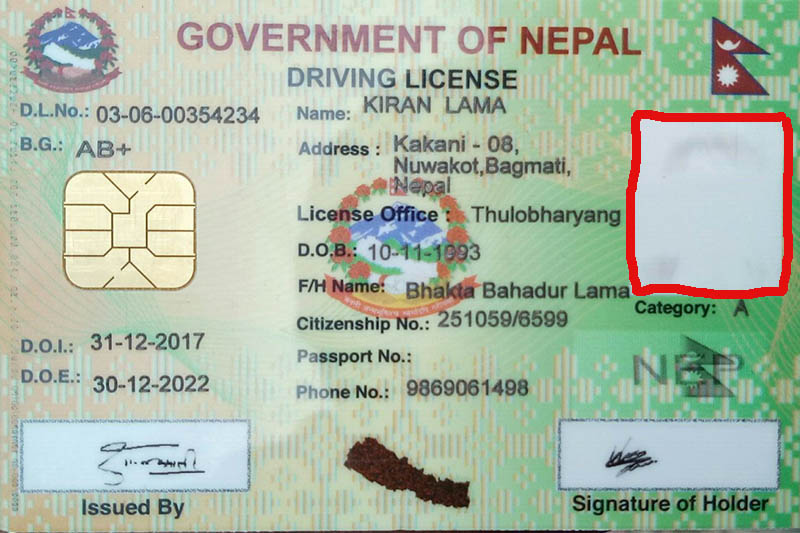
#> input picture taskA-sample-data/main-sample.jpg, 800 x 533 px
$ jupyter execute --allow-errors TaskA.ipynb   (shell and % lines are left out)
#> lines starting #> are read from the running program, lines starting #| are printed output that depends on the picture; after the words box and inside, x2 and y2 are one past the last pixel; in counts of white or black regions, pixels touching at a corner belong together
[cell 1]
#import the required modules


import re
from PIL import Image
import cv2
import pytesseract
from pytesseract import pytesseract, Output
import PIL
from PIL import Image, ImageFilter
from datetime import datetime
from dateutil import parser
import spacy
import numpy as np
import matplotlib.pyplot as plt

## Load the sample image

[cell 2]
#Method to load the input image of the document
#This method only loads the document in image fromat such as jpg, png, jpeg

def load_image(img_path):
#> called with img_path = 'taskA-sample-data/main-sample.jpg'
    image = cv2.imread(img_path)
#> image is the input picture: shape (533, 800, 3); mean B, G, R 166.8, 185.1, 170.6
    return image

## Preprocessing

###  Apply Blur to smooth image

[cell 3]
def apply_smoothing(img):
#     image= Image.fromarray(img.astype('uint8'))
#     new_image = image.filter(ImageFilter.UnsharpMask(radius=100, percent=100))
    new_image = cv2.blur(img, (3,3))
    return new_image

### Convert to Grayscale

[cell 4]
def convert_grayscale(img):
    img = cv2.cvtColor(img,
                   cv2.COLOR_BGR2GRAY)
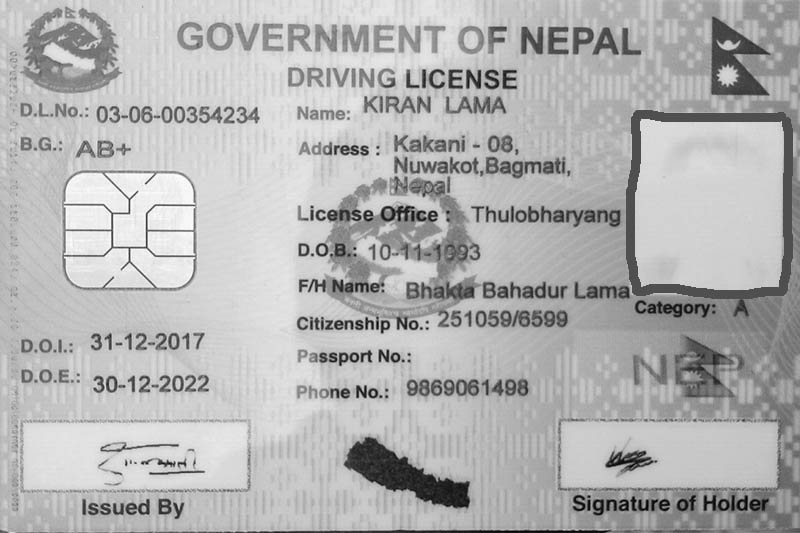
#> img: shape (533, 800); min 1, max 253, mean 178.7
    return img

### Adjust the brightness and contrast

[cell 5]
def adjust_saturation(img):
    alpha = 1.7 # Contrast control (1.0-3.0)
    beta = 10 # Brightness control (0-100)
    img = cv2.convertScaleAbs(img, alpha=alpha, beta=beta)
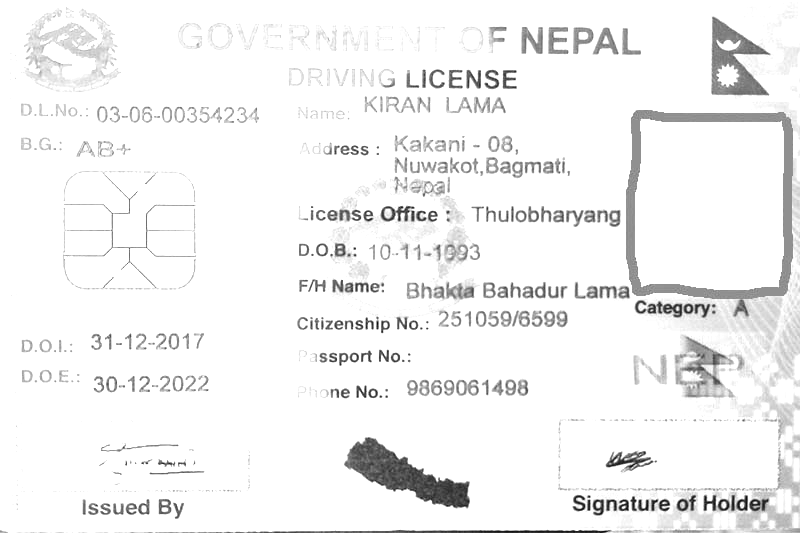
#> img: shape (533, 800); min 12, max 255, mean 242.4
    return img

### Apply Adaptive Threshold on image

[cell 6]
def apply_threshold(img):
    img = cv2.adaptiveThreshold(img,255,
          cv2.ADAPTIVE_THRESH_MEAN_C,\
          cv2.THRESH_BINARY,11,2)
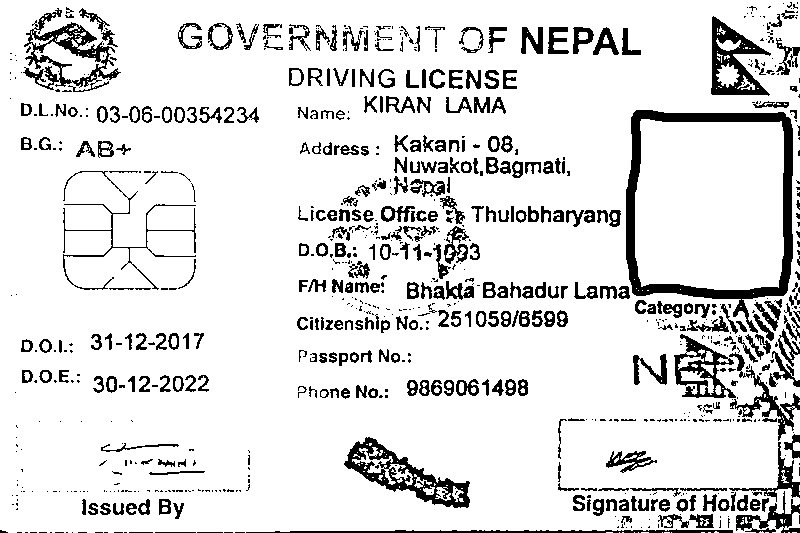
#> img: shape (533, 800); 87.6% white; 826 black regions (468 under 20 px), largest, box (x1, y1, x2, y2) and area: (626, 110, 793, 333) 6105, (344, 437, 470, 508) 2569, (23, 8, 121, 92) 2369
    return img

### Combine preprocessing

[cell 7]
#Method to combine all the above preprocessing methods and returns final preprocessed image for text extraction

def combine_preprocessing(img):
    img = convert_grayscale(img)
    img = adjust_saturation(img)
    img = apply_threshold(img)
    img = apply_smoothing(img)
#> in apply_smoothing, `new_image = cv2.blur(img, (3,3))`:
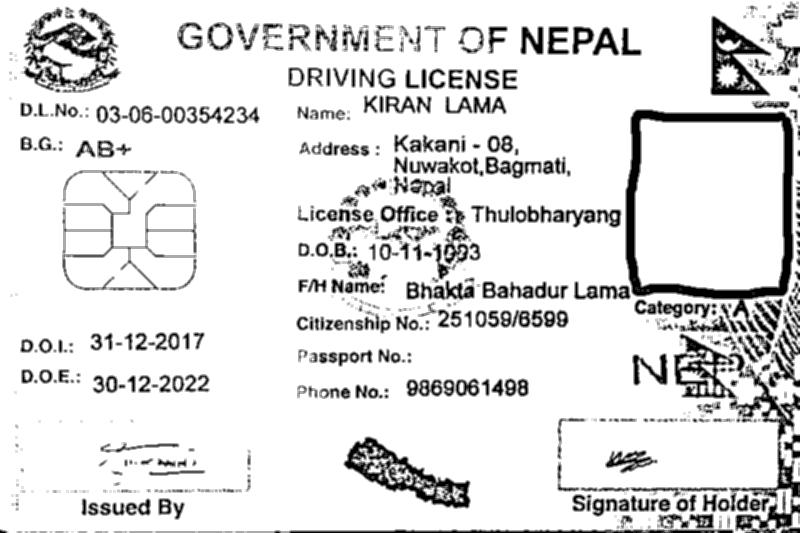
#> new_image: shape (533, 800); min 0, max 255, mean 223.4

$ run again, with taskA-sample-data/sample2.jpg copied over taskA-sample-data/main-sample.jpg
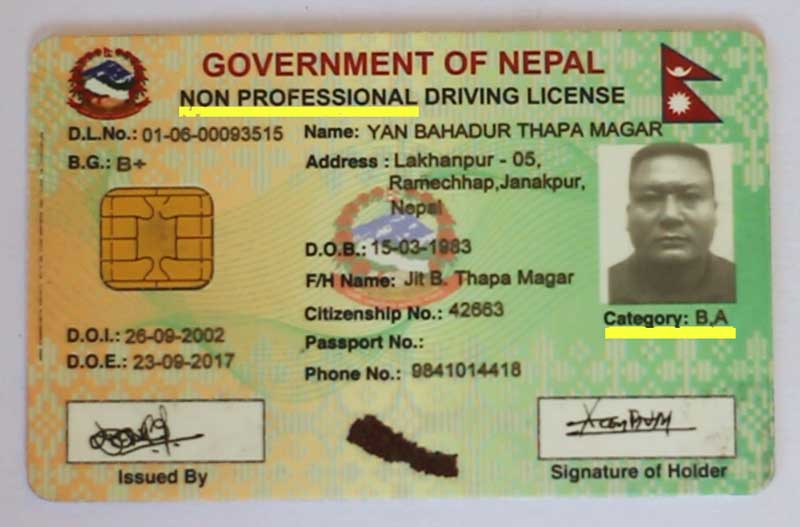
#> input picture taskA-sample-data/sample2.jpg, 800 x 527 px
#> in load_image, image is the input picture: shape (527, 800, 3); mean B, G, R 123.1, 161.4, 163.7
#> in apply_threshold, `img = cv2.adaptiveThreshold(img,255, cv2.ADAPTIVE_THRESH_MEAN_C,\ cv2...`:
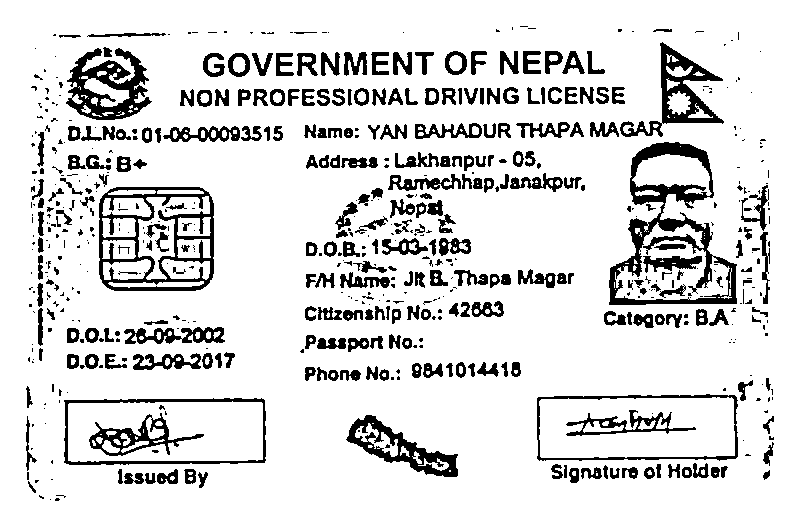
#> img: shape (527, 800); 86.2% white; 604 black regions (324 under 20 px), largest, box (x1, y1, x2, y2) and area: (609, 142, 737, 305) 5412, (99, 187, 214, 291) 3896, (66, 48, 152, 120) 2935
#> in apply_smoothing, `new_image = cv2.blur(img, (3,3))`:
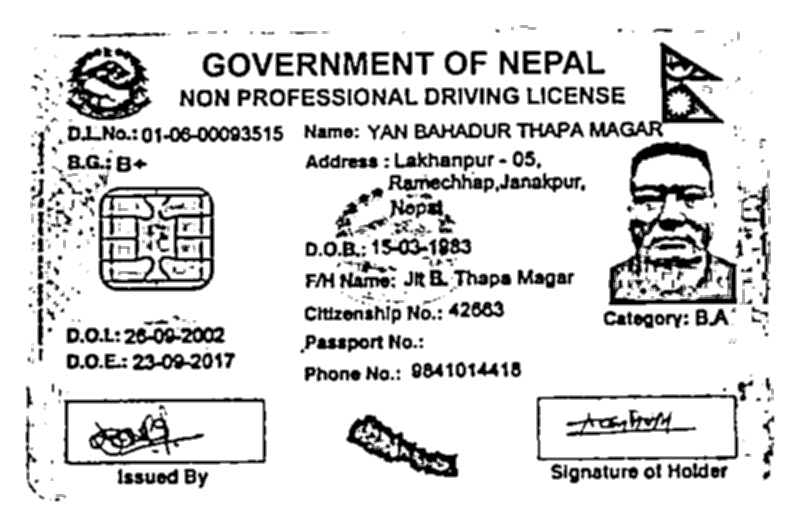
#> new_image: shape (527, 800); min 0, max 255, mean 219.9
